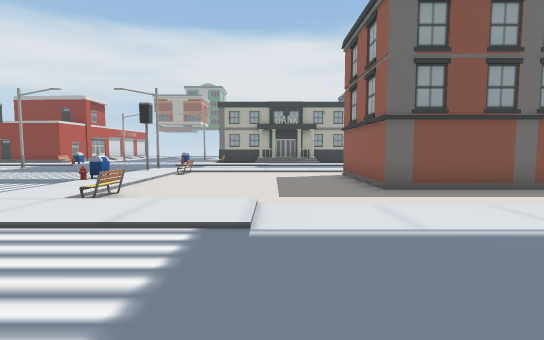
View 1 (above)

24 first-person views from a walk through a Unity game level. The camera is 1.5 m above the floor, tilts 4° down and sees 85° across. The floor is counted in squares, 2 m on a side. Each view is taken from the middle of a square. On the plan, view 1 faces up. The plan holds only what a view shows up to about 10 squares ahead; the rest is blank. The place goes on beyond the plan. The player is left out.

View 2
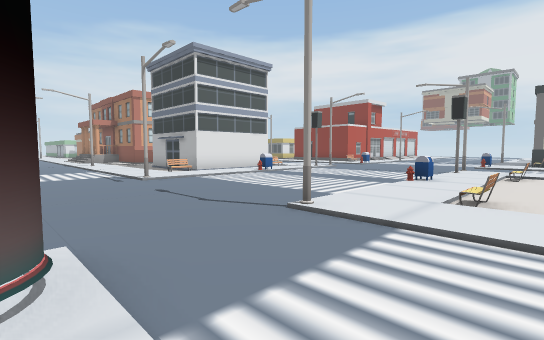

View 3
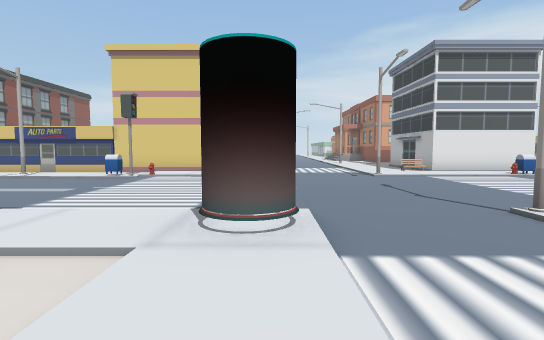

View 4
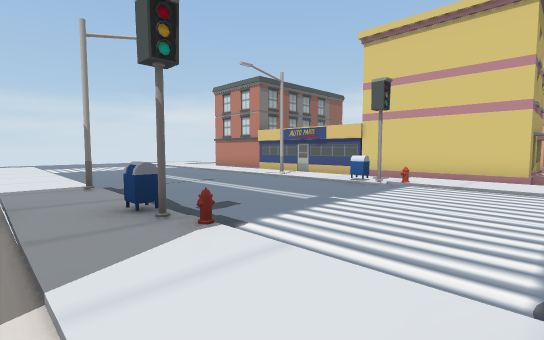

View 5
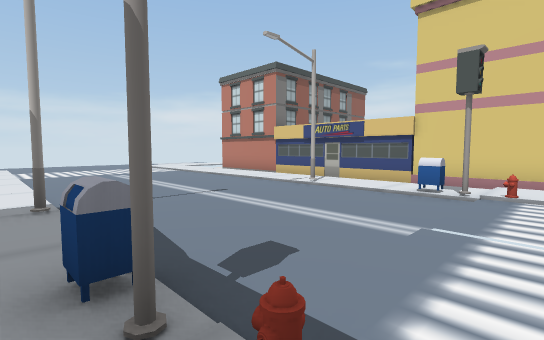

View 6
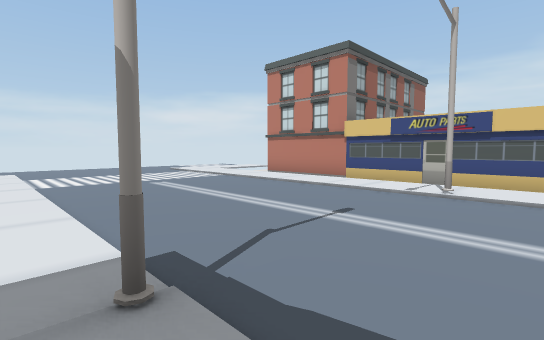

View 7
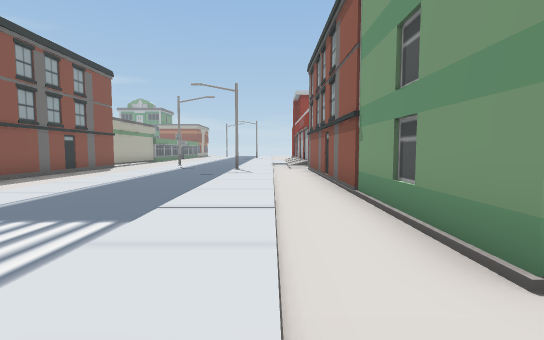

View 8
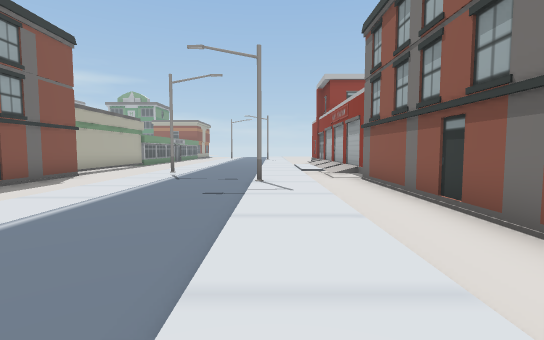

View 9
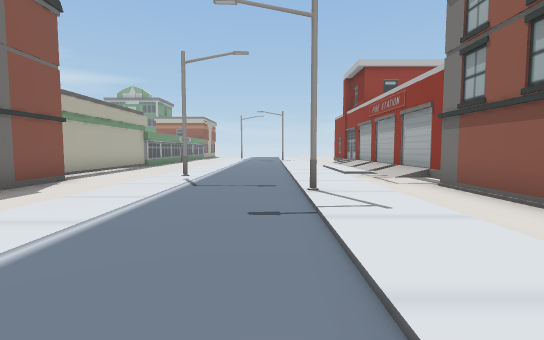

View 10
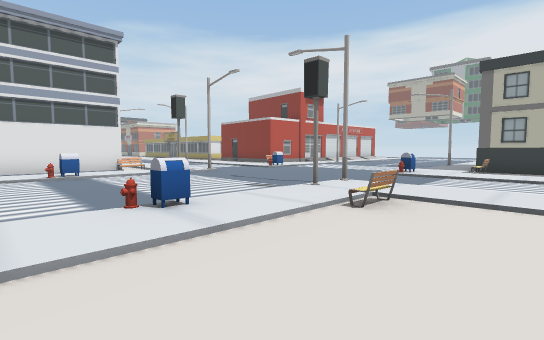

View 11
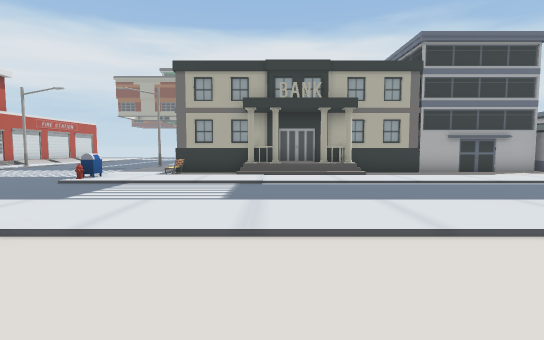

View 12
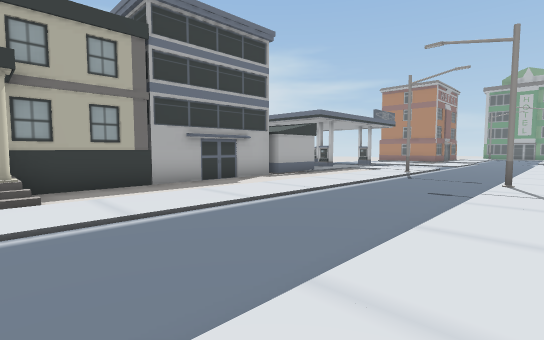

View 13
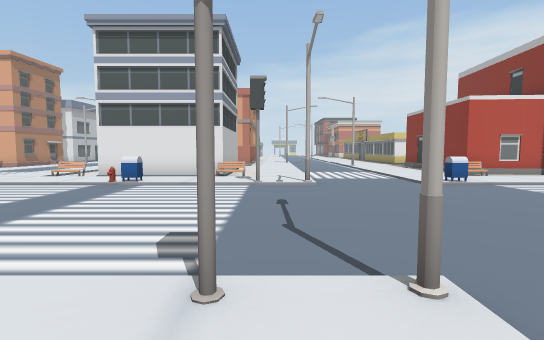

View 14
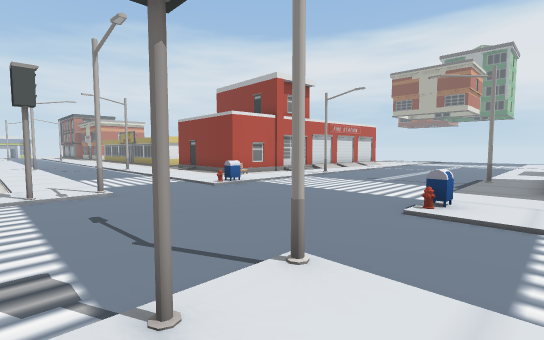

View 15
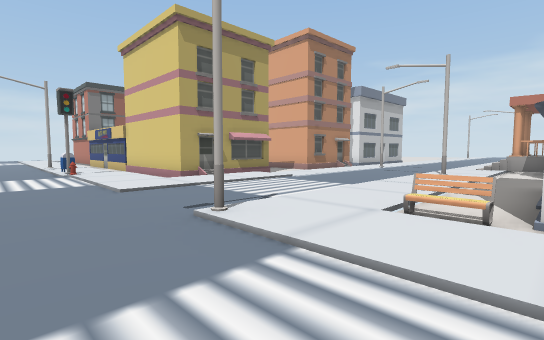

View 16
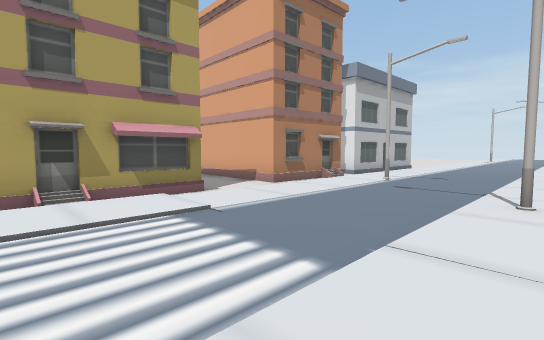

View 17
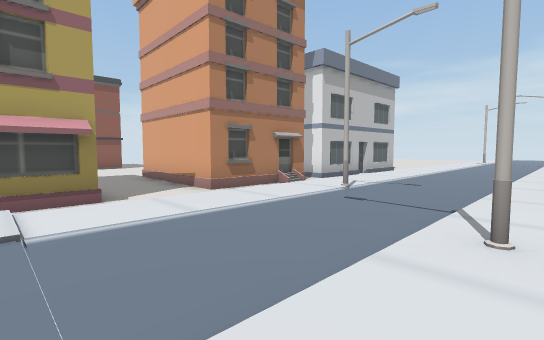

View 18
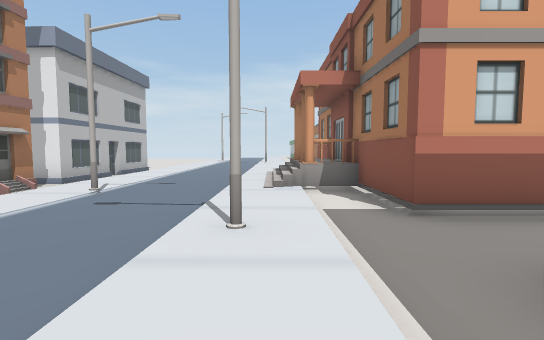

View 19
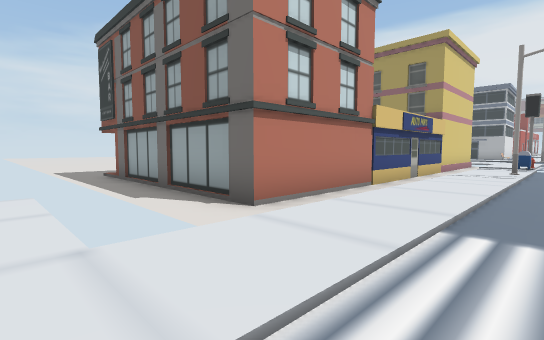

View 20
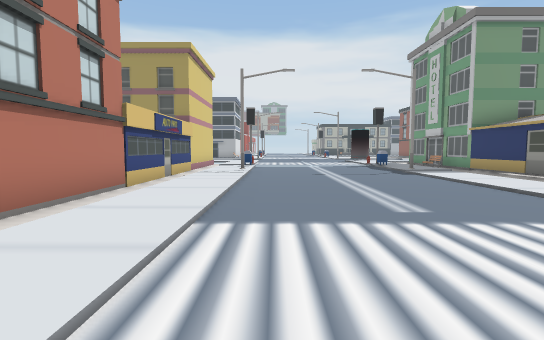

View 21
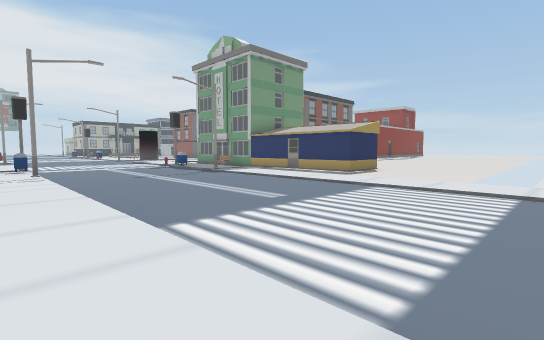

View 22
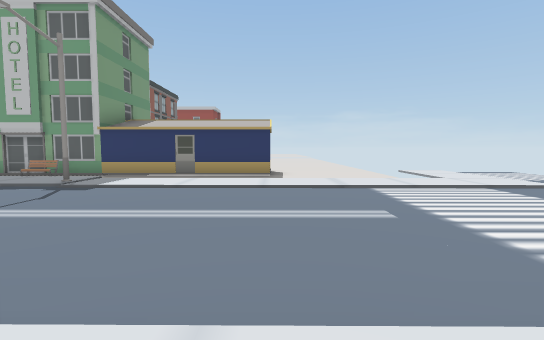

View 23
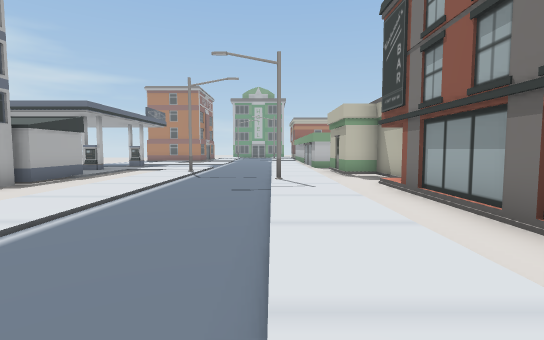

View 24
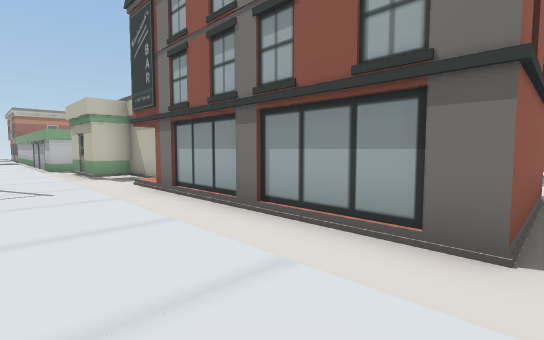

### Floor plan
Key: @ floor where view 1 was taken; # wall or solid block; . main floor; : floor 0.25 m higher than the main floor; + floor 0.75 m higher than the main floor; * floor 1.25 m higher than the main floor; / step, stairs or slope; = window, fence, low wall or low ledge; B building; M mailbox; H hydrant; E bench; S streetlight; O other object.
Columns run from 23 left of view 1 to 12 right of it. Each row starts with its distance up from view 1.
 18           ##::.....:########B#####B:
 17           #O::...../O./B+B..........
 16             :O.....:////////////////
 15           :::M....HM:::::::::::::::S
 14           ..........................
 13          ...........................
 12         /////S....S/////////////S///
 11         :::/:O.....O/::::::::::::::/
 10           .E/:.....//............../
  9            #/:.....:/.....#####B/.#
  8      #     #/M.....M/.....        #
  7      #.    #/O....H:/.....      ####
  6 ######..   B/:.....:/.....#######...
  5 B*B/.......E/:...../E...............
  4 ////::S::::/::.....:/::/............
  3 /////////////S....S//////////////S..
  2 ........./..........................
  1 ....S...............................
  0 .........:::::.....O:::@::::::S:::::
 -1 BB =  ... = :/.....:////////////////
 -2 #####B..####:/.....:/...........///
 -3     ##..   #:H.....:/B##############
 -4      #..   #:O....HO/##
 -5      #..   #:M.....M.#
 -6      ..    #::.....//#
 -7            B:S....S:.#
 -8            #::....S: #
 -9            #::.....: #
-10            B::.....: #
-11            #:/..../: #
-12            #:/..../: #
-13            #:/..../:...
-14    ..B######:/..../:....
-15    .........:/..../:....
-16             :/..../:
-17             :/..../:

Where each view was taken, in squares from view 1:
view 1: 0 up, 0 right, facing up
view 2: 0 up, 2 left, facing up-left
view 3: 0 up, 1 left, facing left
view 4: 1 down, 3 left, facing down-left
view 5: 3 down, 4 left, facing down-left
view 6: 6 down, 4 left, facing down-left
view 7: 1 down, 4 left, facing right
view 8: 0 up, 0 right, facing right
view 9: 1 up, 2 right, facing right
view 10: 6 up, 1 left, facing up-left
view 11: 8 up, 0 right, facing up
view 12: 11 up, 2 right, facing up-right
view 13: 11 up, 3 left, facing left
view 14: 10 up, 3 left, facing up-left
view 15: 6 up, 8 left, facing down-left
view 16: 4 up, 12 left, facing down-left
view 17: 4 up, 14 left, facing down-left
view 18: 4 up, 14 left, facing left
view 19: 17 down, 9 left, facing up-left
view 20: 17 down, 9 left, facing up
view 21: 17 down, 11 left, facing up-right
view 22: 12 down, 11 left, facing right
view 23: 12 up, 2 right, facing right
view 24: 12 up, 2 right, facing down-right
